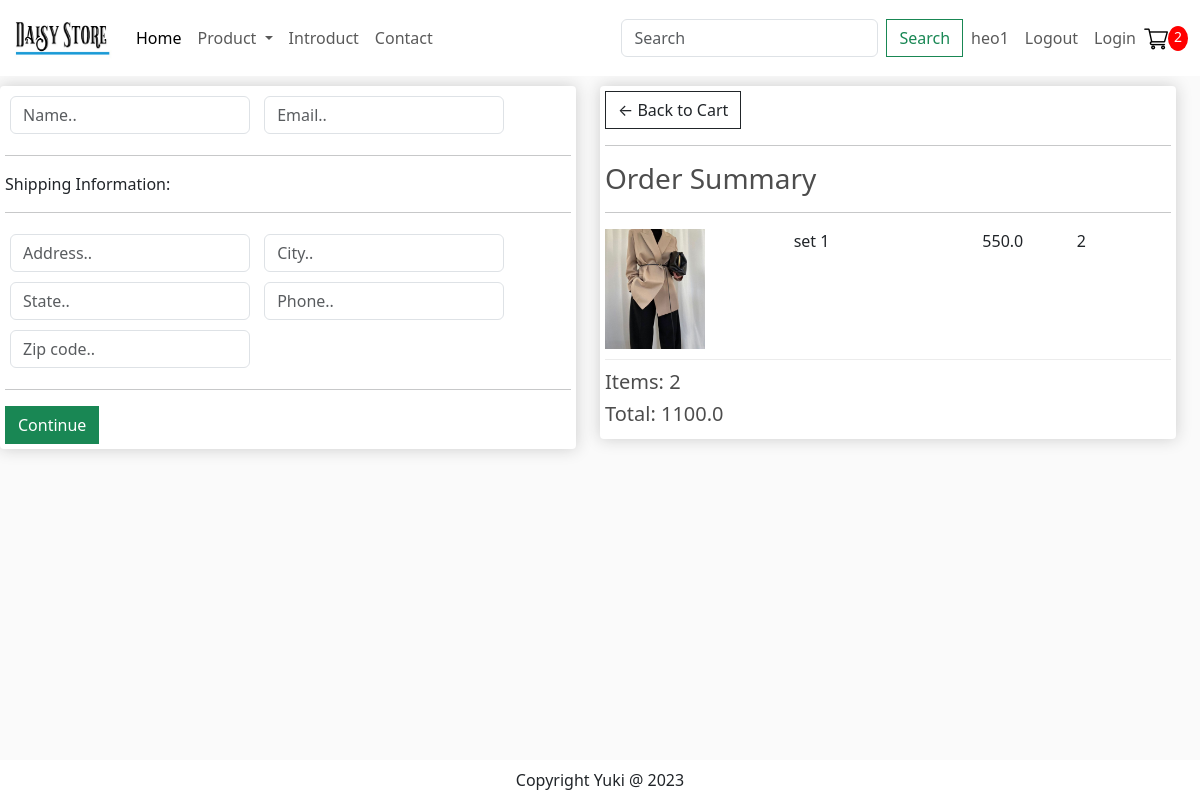
Screenshot of /checkout/ (signed in) with the database file from the repository.
### app/models.py (models this page shows, shortened)
class OrderItem(models.Model):
    product = models.ForeignKey(Product, on_delete=models.SET_NULL, blank=True, null=True)
    order = models.ForeignKey(Order,on_delete=models.SET_NULL, blank=True, null=True )
    quantity = models.IntegerField(default=0, null=True, blank=True)
    date_added = models.DateTimeField(auto_now_add=True)
    @property
    def get_total(self):
        total = self.product.price * self.quantity
        return total

class Product(models.Model):
    name = models.CharField(max_length=200, null=True, blank=False)
    price = models.FloatField()
    digital = models.BooleanField(default=False, null=True, blank=False)
    image = models.ImageField(null=True, blank=True)
    @property
    def ImageURL(self):
        try:
            url = self.image.url
        except:
            url = ''
        return url

class Order(models.Model):
    customer = models.ForeignKey(Customer, on_delete=models.SET_NULL, blank=True, null=True)
    date_order = models.DateField(auto_now_add=True)
    complete = models.BooleanField(default=False, null=True, blank=False)
    transaction_id = models.CharField(max_length=200, null=True)
    @property
    def get_cart_items(self):
        orderitems = self.orderitem_set.all()
        total = sum([item.quantity for item in orderitems])
        return total
    @property
    def get_cart_total(self):
        orderitems = self.orderitem_set.all()
        total = sum([item.get_total for item in orderitems])
        return total

### app/views.py (the view)
# urls.py: path('checkout/', views.checkout, name="checkout"),
def checkout(request):
    if request.user.is_authenticated:
        customer = request.user.customer
        order, created = Order.objects.get_or_create(customer =customer,complete=False)
        items = order.orderitem_set.all()
        cartItems = order.get_cart_items
    else:
        items =[]
        order = {'get_cart_items':0, 'get_cart_items':0}
        cartItems = order['get_cart_items']
    context= {'items':items,'order':order,'cartItems':cartItems}
    return render(request, 'app/checkout.html', context)

### app/templates/app/checkout.html (shortened to what this page needs)
{% extends 'app/base.html' %}
{% load static %}
{% block content_checkout %}
     <div class="row" style="width:100%">
		<div class="col-lg-6">
			<div class="box-element" id="form-wrapper">
				<form id="form">
					<div id="user-info">
						<div class="form-field">
							<input required class="form-control" type="text" name="name" placeholder="Name..">
						</div>
						<div class="form-field">
							<input required class="form-control" type="email" name="email" placeholder="Email..">
						</div>
					</div>
					<div id="shipping-info">
						<hr>
						<p>Shipping Information:</p>
						<hr>
						<div class="form-field">
							<input class="form-control" type="text" name="address" placeholder="Address..">
						</div>
						<div class="form-field">
							<input class="form-control" type="text" name="city" placeholder="City..">
						</div>
						<div class="form-field">
							<input class="form-control" type="text" name="state" placeholder="State..">
						</div>
						<div class="form-field">
							<input class="form-control" type="text" name="Phone" placeholder="Phone..">
						</div>
						<div class="form-field">
							<input class="form-control" type="text" name="country" placeholder="Zip code..">
						</div>
					</div>
					<hr>
					<input id="form-button" class="btn btn-success btn-block" type="submit" value="Continue">
				</form>
			</div>
			<br>
		</div>
		<div class="col-lg-6">
			<div class="box-element">
				<a  class="btn btn-outline-dark" href="{% url 'cart' %}">&#x2190; Back to Cart</a>
				<hr>
				{%for item in items %}
				<h3>Order Summary</h3>
				<hr>
				<div class="cart-row">
					<div style="flex:2"><img class="row-image" src="{{item.product.ImageURL}}"></div>
					<div style="flex:2"><p>{{item.product.name}}</p></div>
					<div style="flex:1"><p>{{item.product.price}}</p></div>
					<div style="flex:1"><p>{{item.quantity}}</p></div>
				</div>
				{% endfor %}
				<h5>Items:   {{order.get_cart_items}}</h5>
				<h5>Total:   {{order.get_cart_total}}</h5>
			</div>
		</div>
	</div>
{% endblock content_checkout %}

### app/templates/app/base.html (shortened to what this page needs)
{% load static %}
<!DOCTYPE html>
<html>
    <head>
        <link href="https://cdn.jsdelivr.net/npm/bootstrap@5.3.0-alpha3/dist/css/bootstrap.min.css" rel="stylesheet">
        <link href="{% static 'app/css/style.css' %}" rel="stylesheet" />
        <link href="{% static 'app/css/product-detail.css' %}" rel="stylesheet" />
        <link href="{% static 'app/css/all.min.css' %}" rel="stylesheet" />
        <link href="{% static 'app/css/owl.carousel.min.css' %}" rel="stylesheet" />
        <link rel="stylesheet" type="text/css" href="{% static 'app/css/main.css' %}" >
        <link rel="stylesheet" href="">
    </head>
    <body>
        <nav class="navbar navbar-expand-lg bg-white">
            <div class="container-fluid">
              <a class="navbar-brand" href="{% url 'home' %}">
                <img src="{% static 'app/images/logo.jpg' %}" width="100" height="50" />
              </a>
              <div class="collapse navbar-collapse" id="navbarSupportedContent">
                <ul class="navbar-nav me-auto mb-2 mb-lg-0">
                  <li class="nav-item">
                    <a class="nav-link active" aria-current="page" href="{% url 'home' %}">Home</a>
                  </li>
                  <li class="nav-item dropdown">
                    <a class="nav-link dropdown-toggle" href="#" role="button" data-bs-toggle="dropdown" aria-expanded="false">
                      Product
                    </a>
                  </li>
                  <li class="nav-item">
                    <a class="nav-link" href="#">Introduct</a>
                  </li>
                  <li class="nav-item">
                    <a class="nav-link" href="#">Contact</a>
                  </li>
                </ul>
                <form class="d-flex" role="search" method = "POST" action = "{% url 'search' %}">
                  <input class="form-control me-2" type="search" placeholder="Search" aria-label="Search" name = "searched">
                  <button class="btn btn-outline-success" type="submit">Search</button>
                </form>
              </div>
              <ul class="navbar-nav me-auto mb-2 mb-lg-0">
                <li class="nav-item">
                  <span class="nav-link" >{{request.user}}</a>
                </li>
                <li class="nav-item">
                  <a class="nav-link" href="{% url 'logout' %}">Logout</a>
                </li>
                <li class="nav-item">
                  <a class="nav-link" href="{% url 'login' %}">Login</a>
                </li>
                <li class="nav-item">
                  <div class='form-inline my-2 my-lg-0'>
                    <a href="{% url 'cart' %}">
                      <img src="{% static 'app/images/shopping-cart.PNG' %}">
                    </a>
                    {% if cartItems %}<p id='cart-total'>{{cartItems}}</p>{% endif %}
                </div>
                </li>
              </ul>
            </div>
          </nav>
         {% block content_checkout %}{% endblock content_checkout %}
          <footer class="container--fluid bg-white text-center fixed-bottom p-2 mt-5">
            Copyright Yuki @ 2023
          </footer>
    </body>
</html>

### app/static/app/css/main.css (style rules this page uses)
body { background-color: hsl(0, 0%, 98%); }
h1,h2,h3,h4,h5,h6 { color:hsl(0, 0%, 30%); }
.box-element { box-shadow:hsl(0, 0%, 80%) 0 0 16px; background-color: #fff; border-radius: 4px; padding: 5px; }
.my-lg-0 { margin: unset; display: flex; align-items: center; }
.my-lg-0 p { margin: unset; }
.navbar-nav { align-items: center; }
#cart-total { display: block; text-align: center; color:#fff; background-color: red; width: 20px; height: 25px; border-radius: 50%; font-size: 14px; }
.col-lg-3, .col-lg-4, .col-lg-6, .col-lg-8, .col-lg-12 { margin-top: 10px; }
.btn { border-radius: 0; }
.row-image { width: 100px; }
.form-field { width:250px; display: inline-block; padding: 5px; }
.cart-row { display: flex; align-items: flex-stretch; padding-bottom: 10px; margin-bottom: 10px; border-bottom: 1px solid #ececec; }

### rows the page displays
OrderItem: product.ImageURL (picture), product.name "set 1", product.price "550.0", quantity "2"
Order: get_cart_items "2", get_cart_total "1100.0"

### other values shown
{{ request.user }} "heo1"
{{ cartItems }} "2"
